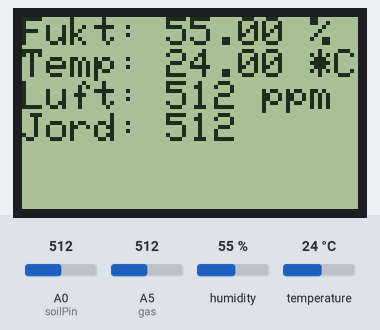
Simulated run of this sketch. Board: Arduino Uno, built with avr-gcc and run on an emulated ATmega328P. Shown: 84×48 one-colour display. The test bench sets the inputs (shaded band); at power-on: humidity 55 %, A0 (soilPin) = 512, A5 (gas) = 512, temperature 24 °C. What the sketch prints to the serial monitor is not drawn.

Above: at 2.9 s.
3.0 s: humidity set to 22 %
At 5.1 s:
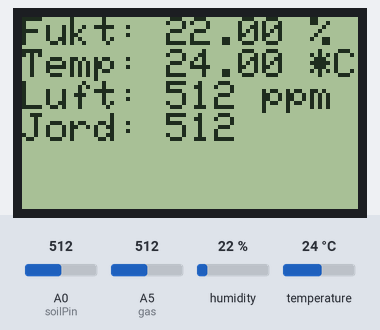
9.2 s: A0 (soilPin) set to 716
At 11.7 s:
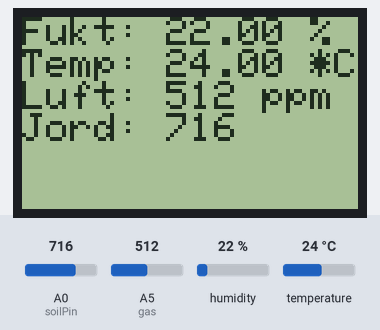
14.2 s: A5 (gas) set to 716
At 16.0 s:
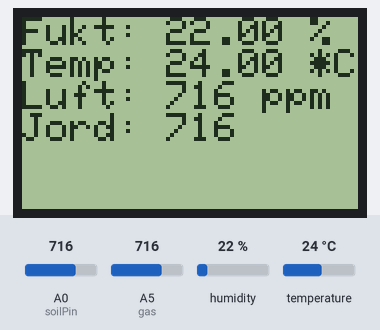
18.4 s: temperature set to 12 °C
At 20.5 s:
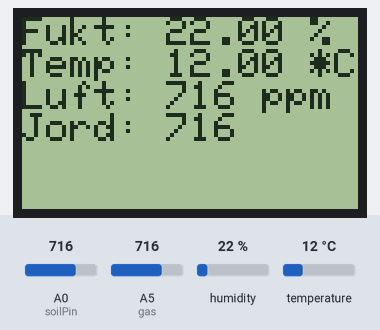
22.6 s: A0 (soilPin) set to 992
At 24.8 s:
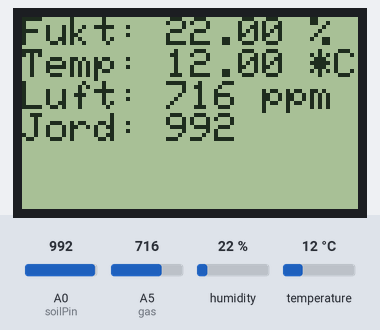
26.9 s: A5 (gas) set to 992
At 28.0 s:
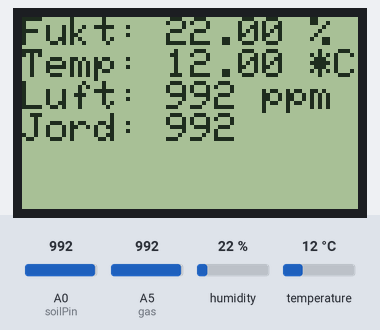
Timing chart, 0 to 29.9 s (numbered marks = the images above; inputs shaded):
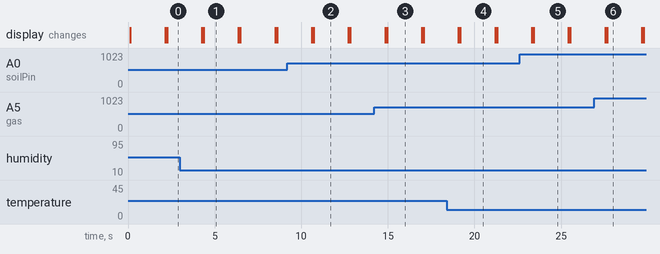

Measured:
- after the input at 3.0 s, the display: first differs from a run without the input after 1.4 s (image 1)
- after the input at 9.2 s, the display: first differs from a run without the input after 1.5 s (image 2)
- after the input at 14.2 s, the display: first differs from a run without the input after 0.75 s (image 3)
- after the input at 18.4 s, the display: first differs from a run without the input after 0.79 s (image 4)
- after the input at 22.6 s, the display: first differs from a run without the input after 0.82 s (image 5)
- after the input at 26.9 s, the display: first differs from a run without the input after 0.75 s (image 6)
- what the display in image 1 shows lasts 2.0 s, from 4.4 s to 6.4 s

The sketch:

hum_temp_nokia.ino
```cpp
#include <PCD8544.h>
#include <dht11.h>
#define DHT11PIN 8

dht11 DHT11;
PCD8544 lcd;

int gas = A5;
int sensorThreshold = 150;
int val = 0; //value for storing moisture value
int soilPin = A0;//Declare a variable for the soil moisture sensor
int soilPower = 7;//Variable for Soil moisture Power

void setup() {

  lcd.begin(84, 48);
  pinMode(gas, INPUT);
  pinMode(soilPower, OUTPUT);//Set D7 as an OUTPUT
  digitalWrite(soilPower, LOW);//Set to LOW so no power is flowing through the sensor
  Serial.begin(9600);
}

void loop() {
  lcd.clear();
  Serial.println();

  int chk = DHT11.read(DHT11PIN);
  float temp = DHT11.temperature;         //Reading the temperature in degrees
  float hum = DHT11.humidity;
  int gasQ = analogRead(gas);
  int soil = readSoil();

  Serial.print("Luftkvalitet: ");
  Serial.println(gasQ);
  Serial.print("Luftfuktighet (%): ");
  Serial.println(hum, 2);
  Serial.print("Temperatur (C): ");
  Serial.println(temp, 2);
  Serial.print("Soil Moisture = ");
  Serial.println(soil);

  lcd.setCursor(0, 0);
  lcd.print("Fukt: ");
  lcd.print(hum);
  lcd.print(" %\t");
  lcd.setCursor(0, 1);
  lcd.print("Temp: ");
  lcd.print(temp);
  lcd.print(" *C ");
  lcd.setCursor(0, 2);
  lcd.print("Luft: ");
  lcd.print(gasQ);
  lcd.print(" ppm ");
  lcd.setCursor(0, 3);
  lcd.print("Jord: ");
  lcd.print(soil);
  delay(2000);
}

int readSoil()
{

  digitalWrite(soilPower, HIGH);//turn D7 "On"
  delay(10);//wait 10 milliseconds
  val = analogRead(soilPin);//Read the SIG value form sensor
  digitalWrite(soilPower, LOW);//turn D7 "Off"
  return val;//send current moisture value
}
```
